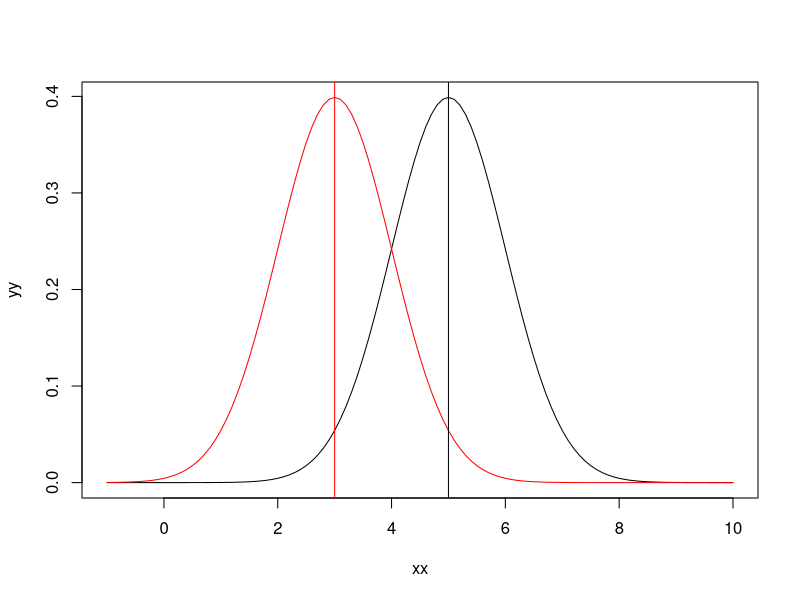

The R script that drew this image:
xx <- seq(-1,10, col = 'red', col = 'red',0.1)
yy <- dnorm(xx, mean = 5, sd = 1)
zz <- dnorm(xx, mean = 3, sd = 1)


plot(xx,yy, type = 'line')
par(new = TRUE)
plot(xx, zz, axes = FALSE, xlab = "", ylab = "", col = 'red', type = 'line')
abline(v = 5)
abline(v = 3, col = 'red')

print(dnorm(3, mean = 5, sd = 1))
print(dnorm(5, mean = 3, sd = 1))